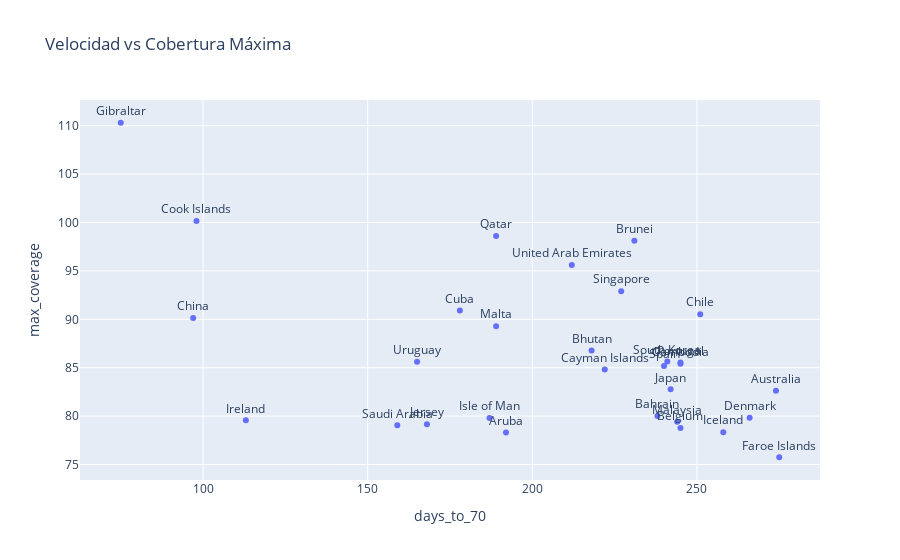

Notebook source saved alongside this figure:
### Code cell
# Calcular días a 70% por país
def calculate_days_to_70(country_data):
    vacc_start = country_data[country_data['people_vaccinated_per_hundred'] > 0]['date'].min()
    reached_70 = country_data[country_data['people_fully_vaccinated_per_hundred'] >= 70]['date'].min()
    
    if pd.notna(vacc_start) and pd.notna(reached_70):
        return (reached_70 - vacc_start).days
    return np.nan

results = []
for country in vacc_df['country'].unique():
    country_data = vacc_df[vacc_df['country'] == country].sort_values('date')
    days = calculate_days_to_70(country_data)
    max_cov = country_data['people_fully_vaccinated_per_hundred'].max()
    
    results.append({
        'country': country,
        'days_to_70': days,
        'max_coverage': max_cov
    })

speed_df = pd.DataFrame(results)
achieved_70 = speed_df.dropna(subset=['days_to_70']).sort_values('days_to_70')

print("\nVELOCIDAD DE VACUNACIÓN - Top 10 Más Rápidos:")
print("="*60)
print(achieved_70.head(10).to_string(index=False))

# Gráfico
fig = px.scatter(
    achieved_70.head(30),
    x='days_to_70',
    y='max_coverage',
    text='country',
    title='Velocidad vs Cobertura Máxima'
)
fig.update_traces(textposition='top center')
fig.show()

### Figure 1 — Plotly figure (JSON) as saved in the notebook; plotly's stock layout.template omitted (floating-point values rounded to 4 significant figures)
{"data": [{"hovertemplate": "days_to_70=%{x}<br>max_coverage=%{y}<br>country=%{text}<extra></extra>", "legendgroup": "", "marker": {"color": "#636efa", "symbol": "circle"}, "mode": "markers+text", "name": "", "orientation": "v", "showlegend": false, "text": ["Gibraltar", "China", "Cook Islands", "Ireland", "Saudi Arabia", "Uruguay", "Jersey", "Cuba", "Isle of Man", "Qatar", "Malta", "Aruba", "United Arab Emirates", "Bhutan", "Cayman Islands", "Singapore", "Brunei", "Bahrain", "Spain", "South Korea", "Japan", "Malaysia", "Cambodia", "Portugal", "Belgium", "Chile", "Iceland", "Denmark", "Australia", "Faroe Islands"], "textposition": "top center", "type": "scatter", "x": [75.0, 97.0, 98.0, 113.0, 159.0, 165.0, 168.0, 178.0, 187.0, 189.0, 189.0, 192.0, 212.0, 218.0, 222.0, 227.0, 231.0, 238.0, 240.0, 241.0, 242.0, 244.0, 245.0, 245.0, 245.0, 251.0, 258.0, 266.0, 274.0, 275.0], "xaxis": "x", "y": [110.3, 90.13, 100.1, 79.56, 79.05, 85.62, 79.16, 90.9, 79.8, 98.61, 89.29, 78.3, 95.61, 86.78, 84.82, 92.9, 98.11, 80.0, 85.18, 85.64, 82.77, 79.41, 85.42, 85.53, 78.78, 90.52, 78.34, 79.83, 82.62, 75.75], "yaxis": "y"}], "layout": {"legend": {"tracegroupgap": 0}, "title": {"text": "Velocidad vs Cobertura Máxima"}, "xaxis": {"anchor": "y", "domain": [0, 1], "title": {"text": "days_to_70"}}, "yaxis": {"anchor": "x", "domain": [0, 1], "title": {"text": "max_coverage"}}}}
